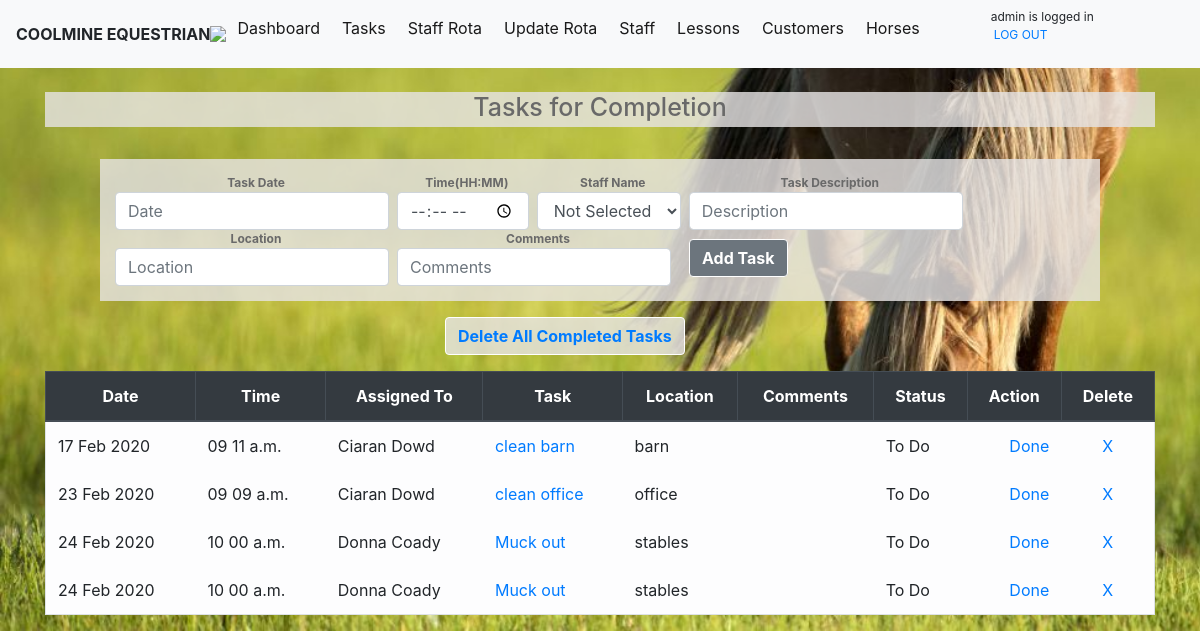
/task (signed in), run on an earlier commit of the app's database.
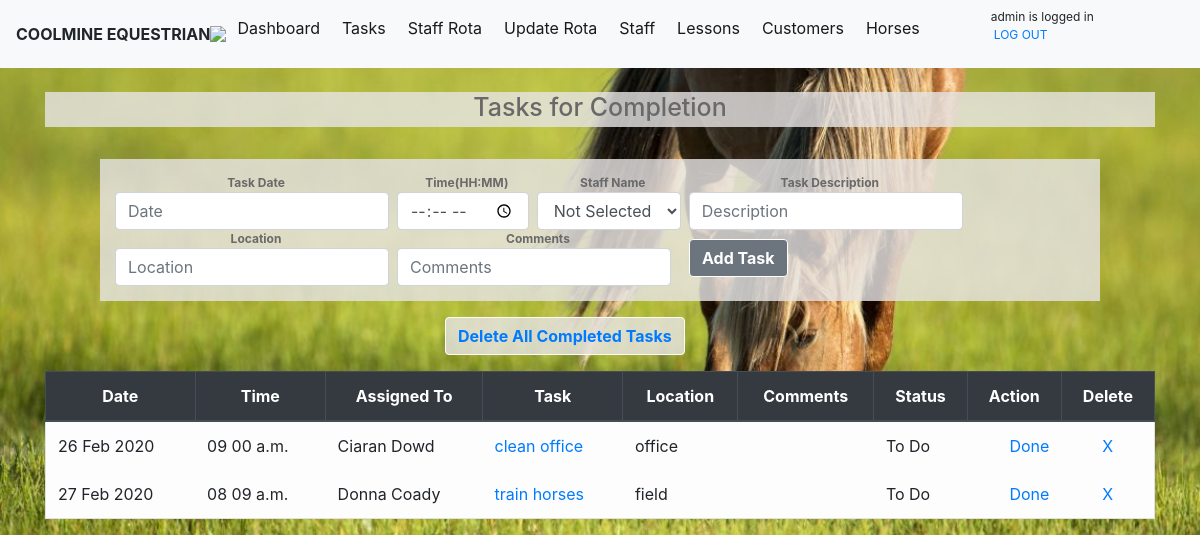
And on a later commit of the database.
### module_task/models.py (models this page shows, shortened)
class TaskList(models.Model):
    taskdate=models.DateField(auto_now_add=False, auto_now=False)
    tasktime=models.TimeField(auto_now_add=False, auto_now=False,blank=True,null=True)
    taskdesc = models.CharField(max_length=200)
    location= models.CharField(max_length=50)
    assingees= models.ForeignKey(StaffList,blank=True,null=True, on_delete=models.CASCADE,limit_choices_to={'termindate': None},)
    completed = models.BooleanField(default=False)
    comments=models.CharField(max_length=100,blank=True)

class StaffList(models.Model):
    staffname= models.CharField(max_length=50)
    staffdob=models.DateField(blank=True, null=True)
    staffaddress= models.CharField(max_length=200,blank=True, null=True)
    staffemail= models.EmailField(blank=True, null=True)
    staffphone=models.CharField(max_length=30,blank=True, null=True)
    staffcontract = models.CharField(null=True,max_length=20)
    startdate=models.DateField(blank=True, null=True)
    termindate =models.DateField(blank=True, null=True)
    staffqual =models.CharField(max_length=250, blank=True,null=True)

### module_task/views.py (the view)
# urls.py: path('task',views.task, name='task'),
@login_required
def task(request):
    if request.method == 'POST':
        form = TaskListForm(request.POST or None)
        form.save()
        all_tasks = TaskList.objects.all().order_by('taskdate','tasktime')
        all_staff = StaffList.objects.all
        messages.success(request, ('Task has been successfully added!'))
        return render(request,'task.html',{'all_tasks': all_tasks,'all_staff': all_staff})
    else:
        all_tasks = TaskList.objects.all().order_by('taskdate','tasktime')
        all_staff = StaffList.objects.all
        return render(request,'task.html',{'all_tasks': all_tasks,'all_staff': all_staff})

### module_task/templates/task.html (shortened to what this page needs)
{%extends 'base.html'%}
{% block content %}
<body>
<h1> Tasks for Completion</h1>
<form class="form-inline my-2 my-lg-0" method="POST">{% csrf_token %}
  <div>
  <label for="taskdate">Task Date</label>
  <input class="form-control mr-sm-2" type="text" id="datepicker" placeholder="Date"  name="taskdate" >
  </div>
  <div>
  <label for="tasktime">Time(HH:MM)</label>
  <input class="form-control mr-sm-2" type="time" aria-label="Add" name="tasktime">
  </div>
  <div>
  <label for="assingees">Staff Name</label>
 <select class="form-control mr-sm-2 " name="assingees" id="assingees" >
  <option value="" selected="selected">Not Selected</option>
  </select>
  </div>
   <div>
  <label for="taskdesc">Task Description</label>
  <input class="form-control mr-sm-2" type="add" placeholder="Description" aria-label="Add" name="taskdesc">
  </div>
   <div class="break">
  <label for="location">Location</label>
  <input class="form-control mr-sm-2" type="add" placeholder="Location" aria-label="Add" name="location">
  </div>
   <div>
  <label for="comments">Comments</label>
  <input class="form-control mr-sm-2" type="add" placeholder="Comments" aria-label="Add" name="comments">
  </div>
  <div>
  <button class="btn btn-secondary my-2 my-sm-0 buttons" type="submit">Add Task</button>
  </div>
</form>
<div>
<button class="btn btn-secondary my-2 my-sm-0 buttons delbtn" type="submit"><a href="{% url 'delallcomplete' %}">Delete All Completed Tasks</a></button>
</div>
<div class="break">
  {% if all_tasks %}
  <table class="table table-bordered">
    <thead class="thead-dark">
      <tr>
        <th scope="col">Date</th>
        <th scope="col">Time</th>
        <th scope="col">Assigned To</th>
        <th scope="col">Task</th>
        <th scope="col">Location</th>
        <th scope="col">Comments</th>
        <th scope="col">Status</th>
        <th scope="col">Action</th>
        <th scope="col">Delete</th>
      </tr>
    </thead>
    <tbody>
      {% for tasks in all_tasks %}
        {% if tasks.completed %}
          <tr class="table table-secondary table-borderless">
            <td> {{tasks.taskdate|date:"d M Y"}} </td>
            <td> {{tasks.tasktime|time:"h i a"}} </td>
            <td> {{tasks.assingees.staffname}} </td>
            <td class="strikethru"><a href="{% url 'edittask' tasks.id %}"> {{tasks.taskdesc}}</a> </td>
            <td> {{tasks.location}} </td>
            <td> {{tasks.comments}} </td>
            <td> Done</td>
            <td> <a href="{% url 'markincomplete' tasks.id %}" style="float: right">Undo</a></td>
            <td><center> <a href="{% url 'delete' tasks.id %}">X</a></center> </td>
          </tr>
        {% else %}
            <tr class="table table-borderless table-light" border-color>
              <td> {{tasks.taskdate|date:"d M Y"}} </td>
              <td> {{tasks.tasktime|time:"h i a"}} </td>
              <td> {{tasks.assingees.staffname}} </td>
              <td> <a href="{% url 'edittask' tasks.id %}">{{tasks.taskdesc}}</a> </td>
              <td> {{tasks.location}} </td>
              <td> {{tasks.comments}} </td>
              <td> To Do  </td>
              <td> <a href="{% url 'markcomplete' tasks.id %}"style="float: right">Done</a> </td>
              <td><center> <a href="{% url 'delete' tasks.id %}">X</a></center> </td>
            </tr>
        {% endif %}
      {% endfor %}
    </tbody>
  </table>
  {% endif %}
</div>
{% endblock %}

What changed in the data, as far as the page shows it:
removed TaskList: taskdate "17 Feb 2020", tasktime "09 11 a.m.", assingees.staffname "Ciaran Dowd", taskdesc "clean barn", location "barn"
removed TaskList: taskdate "23 Feb 2020", tasktime "09 09 a.m.", assingees.staffname "Ciaran Dowd", taskdesc "clean office", location "office"
removed TaskList: taskdate "24 Feb 2020", tasktime "10 00 a.m.", assingees.staffname "Donna Coady", taskdesc "Muck out", location "stables"
removed TaskList: taskdate "24 Feb 2020", tasktime "10 00 a.m.", assingees.staffname "Donna Coady", taskdesc "Muck out", location "stables"
added TaskList: taskdate "26 Feb 2020", tasktime "09 00 a.m.", assingees.staffname "Ciaran Dowd", taskdesc "clean office", location "office"
added TaskList: taskdate "27 Feb 2020", tasktime "08 09 a.m.", assingees.staffname "Donna Coady", taskdesc "train horses", location "field"
